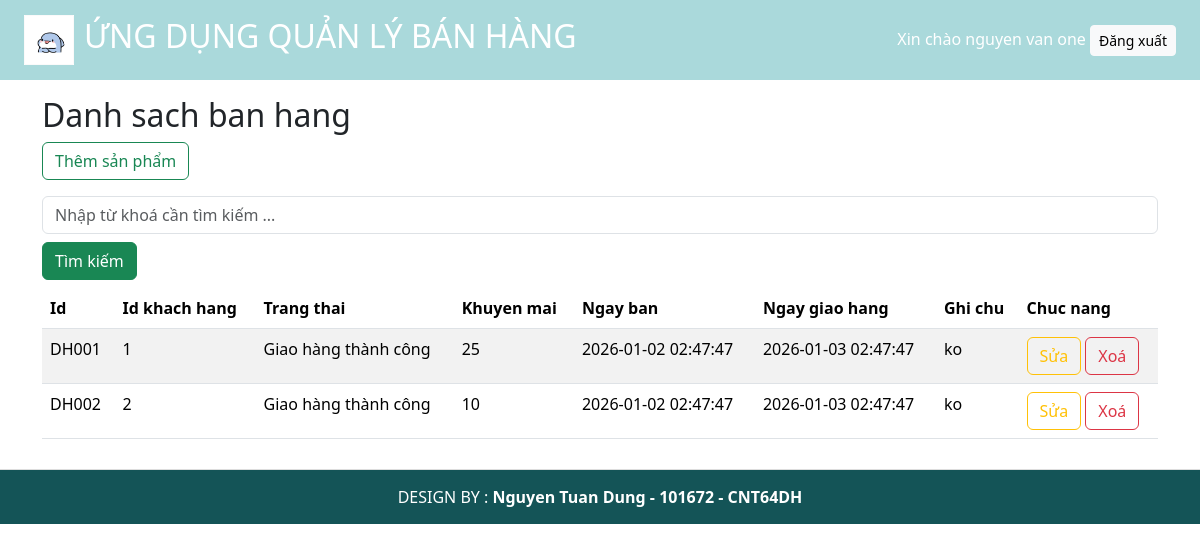
Page /lietke.php (signed in) on the committed database.
### tables this page shows
CREATE TABLE `donhang` (
  `id` varchar(32) NOT NULL,
  `khachhang_id` int NOT NULL,
  `trangthai` int NOT NULL,
  `khuyenmai` int NOT NULL,
  `ngayban` datetime NOT NULL,
  `ngaygiaohang` datetime NOT NULL,
  `ghichu` text NOT NULL
);

### lietke.php (the view, shortened to what this page needs)
<?php include("header.php"); ?>
<body>
    <div class="container mt-3">
        <h2>Danh sach ban hang</h2>
        <button type="button" class="btn btn-outline-success mb-3" data-bs-toggle="modal" data-bs-target="#myModal">
            Thêm sản phẩm
        </button>
        <form action="timkiem.php" method="get" class="d-flex-mb-3">
            <input type="search" name="keyword" placeholder="Nhập từ khoá cần tìm kiếm ..." class="form-control me-2" required>
            <button type="submit" class="btn btn-success mt-2 mb-2">Tìm kiếm</button>
        </form>
        <table class="table table-striped">
            <thead>
            <tr>
                <th>Id</th>
                <th>Id khach hang</th>
                <th>Trang thai</th>
                <th>Khuyen mai</th>
                <th>Ngay ban</th>
                <th>Ngay giao hang</th>
                <th>Ghi chu</th>
                <th>Chuc nang</th>
            </tr>
            </thead>
            <tbody>
                <?php
                    include "ketnoi.php";
                    $lietke = "SELECT `id`, `khachhang_id`, `trangthai`, `khuyenmai`, `ngayban`, `ngaygiaohang`, `ghichu`,
                        CASE
                            WHEN trangthai = 1 THEN 'Giao hàng thành công'
                            WHEN trangthai = 0 THEN 'Đang giao hàng'
                            ELSE 'KO RÕ'
                        END as trang_thai
                        FROM `donhang`  order by id ";
                    $result = $conn->query("$lietke");
                    while($row = $result->fetch_assoc()){
                        echo "<tr>";
                        echo "<td>".$row["id"]."</td>";
                        echo "<td>".$row["khachhang_id"]."</td>";
                        echo "<td>".$row["trang_thai"]."</td>";
                        echo "<td>".$row["khuyenmai"]."</td>";
                        echo "<td>".$row["ngayban"]."</td>";
                        echo "<td>".$row["ngaygiaohang"]."</td>";
                        echo "<td>".$row["ghichu"]."</td>";
                ?>
                <td>
                    <a href="formSua.php?sid=<?php echo $row["id"]?>" class='btn btn-outline-warning'>Sửa</a>
                    <a href="xoa.php?sid=<?php echo $row["id"]?>" class='btn btn-outline-danger' onclick = "return confirm('bạn có chắc muốn xoá ? ')">Xoá</a>
                </td>
                </tr>
                <?php
                    }
                ?>
            </tbody>
        </table>
    </div>
</body>
<?php include("footer.php"); ?>
</html>

### header.php (shortened to what this page needs)
<!DOCTYPE html>
<html lang="en">
<head>
    <link href="https://cdn.jsdelivr.net/npm/bootstrap@5.3.3/dist/css/bootstrap.min.css" rel="stylesheet">
</head>
<body>
    <header class="d-flex justify-content-between align-items-center px-4">
        <div class="d-flex align-items-center">
            <img src="./database/TinySharkDecal.jfif" alt="logo" height="50">
            <h2>ỨNG DỤNG QUẢN LÝ BÁN HÀNG</h2>
        </div>
        <?php
            if(isset($_SESSION["tendaydu"])):
        ?>
        <div>
            <span>Xin chào <?php echo $_SESSION['tendaydu'] ?></span>
            <a href="logout.php" class="btn btn-light btn-sm">Đăng xuất</a>
        </div>
        <?php
            endif;
        ?>
    </header>
</body>
</html>

### footer.php
<div>
    <footer>
        <span>DESIGN BY : <strong>Nguyen Tuan Dung - 101672 - CNT64DH</strong></span>
    </footer>
</div>

### header.php (style rules this page uses)
header { background-color: #aad9dbff; color: white; padding: 15px 0; text-align: center; }
header img { height: 50px; margin-right: 10px; }
footer { background-color: #145457ff; color: white; padding: 15px 0; text-align: center; font-weight: 500; border-top: 1px solid #ddd; margin-top: 30px; }

### rows in the picture
donhang: id "DH001", khachhang "1", trang_thai "Giao hàng thành công", khuyenmai "25", ngayban "2026-01-02 02:47:47", ngaygiaohang "2026-01-03 02:47:47", ghichu "ko"
donhang: id "DH002", khachhang "2", trang_thai "Giao hàng thành công", khuyenmai "10", ngayban "2026-01-02 02:47:47", ngaygiaohang "2026-01-03 02:47:47", ghichu "ko"

### other values in the picture
$_SESSION['tendaydu'] "nguyen van one"
